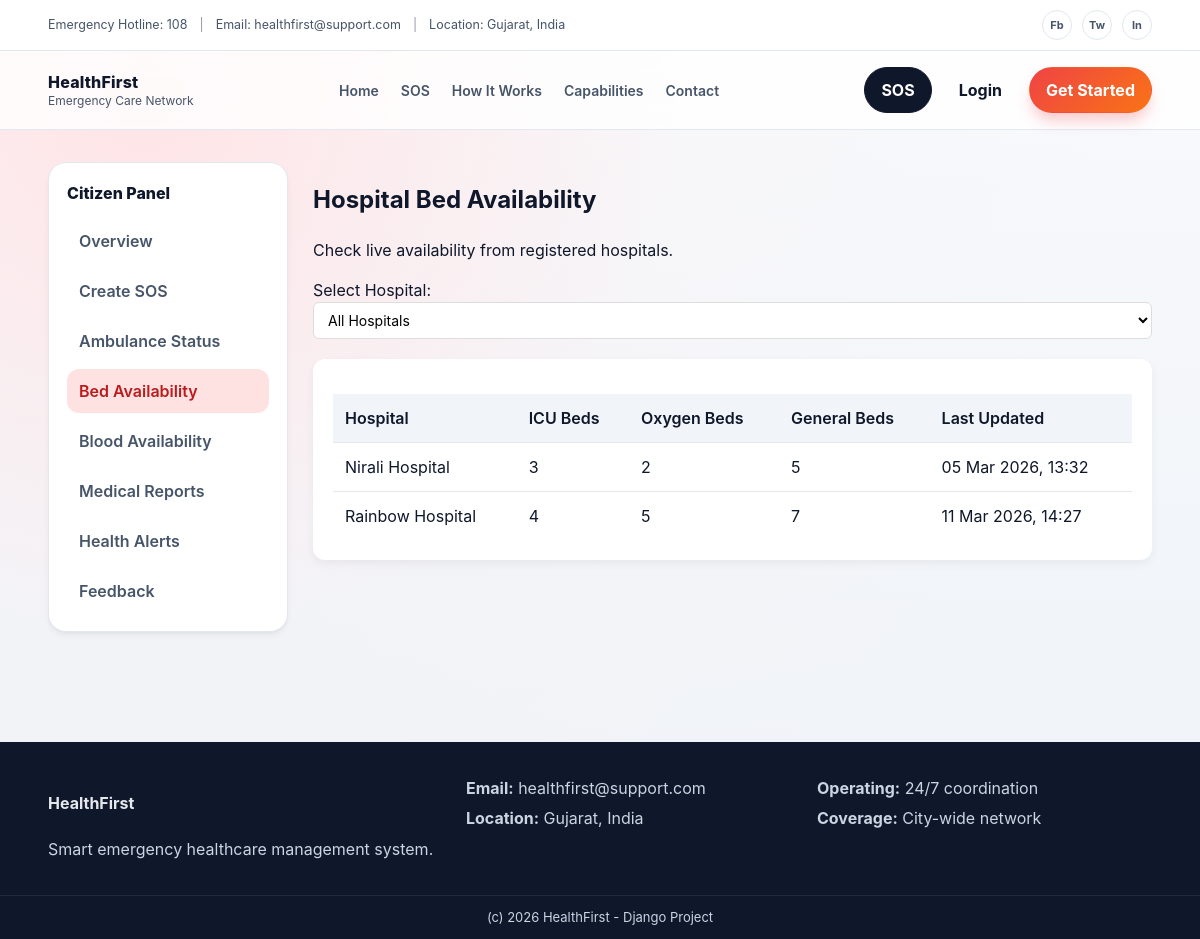
The app's page /hospitals/view-beds/ with its own data.
### hospitals/models.py (models this page shows, shortened)
class BedAvailability(models.Model):
    hospital = models.OneToOneField(Hospital, on_delete=models.CASCADE)
    icu_beds = models.IntegerField(default=0)
    oxygen_beds = models.IntegerField(default=0)
    general_beds = models.IntegerField(default=0)
    last_updated = models.DateTimeField(auto_now=True)

class Hospital(models.Model):
    name = models.CharField(max_length=200)
    address = models.TextField()
    admin = models.OneToOneField(settings.AUTH_USER_MODEL, on_delete=models.CASCADE)
    latitude = models.FloatField(null=True, blank=True)
    longitude = models.FloatField(null=True, blank=True)
    def __str__(self):
        return self.name

### hospitals/views.py (the view)
# urls.py: path('view-beds/', views.view_beds, name='view_beds'),
def view_beds(request):
    hospital_id = request.GET.get("hospital")
    beds = BedAvailability.objects.all()
    if hospital_id:
        beds = beds.filter(hospital_id=hospital_id)
    hospitals = Hospital.objects.all()
    return render(request, "hospitals/view_beds.html", {
        "beds": beds,
        "hospitals": hospitals
    })

### templates/hospitals/view_beds.html (shortened to what this page needs)
{% extends "base.html" %}
{% block content %}
<section class="dash">
<div class="container dash-layout">
<aside class="dash-sidebar">
<div class="dash-brand">Citizen Panel</div>
<nav class="dash-menu">
<a href="{% url 'dashboard' %}">Overview</a>
<a href="{% url 'raise_sos' %}">Create SOS</a>
<a href="{% url 'ambulance_status' %}">Ambulance Status</a>
<a class="active" href="{% url 'hospitals:view_beds' %}">Bed Availability</a>
<a href="{% url 'bloodbank:view_bloods' %}">Blood Availability</a>
<a href="{% url 'my_reports' %}">Medical Reports</a>
<a href="{% url 'citizen_alerts' %}">Health Alerts</a>
<a href="{% url 'feedback:submit_feedback' %}">Feedback</a>
</nav>
</aside>
<div class="dash-content">
<div class="dash-head">
<h1>Hospital Bed Availability</h1>
<p class="muted">Check live availability from registered hospitals.</p>
</div>
<div class="filter-box">
<form method="GET">
<label>Select Hospital:</label>
<select name="hospital" onchange="this.form.submit()">
<option value="">All Hospitals</option>
</select>
</form>
</div>
<div class="bed-card">
<table class="bed-table">
<thead>
<tr>
<th>Hospital</th>
<th>ICU Beds</th>
<th>Oxygen Beds</th>
<th>General Beds</th>
<th>Last Updated</th>
</tr>
</thead>
<tbody>
{% for bed in beds %}
<tr>
<td>{{ bed.hospital }}</td>
<td>{{ bed.icu_beds }}</td>
<td>{{ bed.oxygen_beds }}</td>
<td>{{ bed.general_beds }}</td>
<td>{{ bed.last_updated|date:"d M Y, H:i" }}</td>
</tr>
{% empty %}
<tr>
<td colspan="5" style="text-align:center;padding:20px;">
No hospital data available.
</td>
</tr>
{% endfor %}
</tbody>
</table>
</div>
</div>
</div>
</section>
{% endblock %}

### static/css/main.css (style rules this page uses)
:root { --brand: #ef4444; --brand-dark: #c81e1e; --midnight: #0f172a; --slate: #475569; --bg: #f7fafc; --panel: #ffffff; --border: #e2e8f0; --shadow: 0 20px 25px -5px rgba(15, 23, 42, 0.1), 0 8px 10px -6px rgba(15, 23, 42, 0.05); --shadow-soft: 0 4px 6px -1px rgba(15, 23, 42, 0.06), 0 2px 4px -2px rgba(15, 23, 42, 0.04); }
* { box-sizing: border-box; -webkit-font-smoothing: antialiased; }
body { margin: 0; font-family: 'Inter', Manrope, "Segoe UI", Arial, sans-serif; color: var(--midnight); background: radial-gradient(circle at 12% 10%, #ffe4e6 0%, rgba(255, 228, 230, 0.1) 40%, transparent 70%), linear-gradient(180deg, #f8fafc 0%, #eef2f7 100%); line-height: 1.5; }
a { text-decoration: none; color: inherit; transition: all 0.2s ease; }
.container { width: min(1150px, 92%); margin: auto; }
input, select, textarea { width: 100%; padding: 12px; border-radius: 12px; border: 1px solid #d7dee8; font-family: inherit; font-size: 14px; background: #fff; transition: all 0.2s ease; }
.dash { padding: 32px 0 70px; }
.dash-layout { display: grid; grid-template-columns: 240px 1fr; gap: 20px; align-items: start; }
.dash-content { width:100%; min-width:0; }
.dash-sidebar { background: var(--panel); border: 1px solid var(--border); border-radius: 18px; padding: 18px; box-shadow: var(--shadow-soft); position: sticky; top: 110px; height: fit-content; align-self: start; }
.dash-brand { font-weight: 800; margin-bottom: 14px; }
.dash-menu { display: flex; flex-direction: column; gap: 6px; }
.dash-menu a { padding: 10px 12px; border-radius: 12px; font-weight: 600; color: var(--slate); }
.dash-menu a.active { background: #fee2e2; color: #b91c1c; }

### templates/hospitals/view_beds.html (style rules this page uses)
.dash-layout { display:flex; gap:25px; align-items:flex-start; }
.dash-sidebar { width:240px; flex-shrink:0; }
.dash-content { flex:1; }
.bed-card { background:#fff; padding:20px; border-radius:12px; box-shadow:0 4px 10px rgba(0,0,0,0.05); }
.bed-table { width:100%; border-collapse:collapse; margin-top:15px; }
.bed-table th { background:#f1f5f9; padding:12px; text-align:left; font-weight:600; }
.bed-table td { padding:12px; border-top:1px solid #e5e7eb; }
.filter-box { margin-bottom:20px; }
.filter-box select { padding:8px 10px; border-radius:6px; border:1px solid #ddd; }

### records on screen
BedAvailability: hospital "Nirali Hospital", icu_beds "3", oxygen_beds "2", general_beds "5", last_updated "05 Mar 2026, 13:32"
BedAvailability: hospital "Rainbow Hospital", icu_beds "4", oxygen_beds "5", general_beds "7", last_updated "11 Mar 2026, 14:27"
